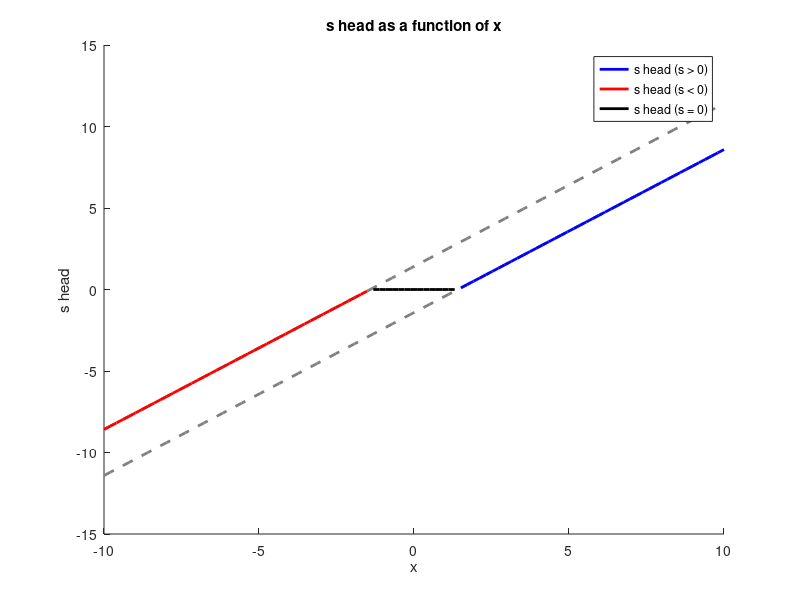

Write MATLAB code to recreate this figure. (Note: this script raises an error after producing the figure.)
clear all
clc
close all
%% 1.3 (ii)
% Plot s head as a function of x
x_all = linspace(-10, 10, 100);
sigma = 1;
s_head_pos = x_all - sqrt(2)*sigma^2; % when s>0
s_head_neg = x_all + sqrt(2)*sigma^2; % when s<0

% plot
figure;
hold on;
% s_head when s>0, blue
plot(x_all, s_head_pos, '--','color' , ones(1,3)*.5, 'LineWidth', 2,'HandleVisibility', 'off');
plot(x_all(s_head_pos>0), s_head_pos(s_head_pos>0), '-','color' , [0,0,1], 'LineWidth', 2);
% s_head when s<0, red
plot(x_all, s_head_neg, '--','color' , ones(1,3)*.5, 'LineWidth', 2, 'handleVisibility', 'off');
plot(x_all(s_head_neg<0), s_head_neg(s_head_neg<0), '-','color' , [1,0,0], 'LineWidth', 2);
% s_head when s=0, black
ind0 = (x_all<=sqrt(2)*sigma^2) & (x_all>=-sqrt(2)*sigma^2);
plot(x_all(ind0), zeros(size(x_all(ind0))), 'k', 'LineWidth', 2);
xlabel('x');
ylabel('s head');
title('s head as a function of x');
legend('s head (s > 0)', 's head (s < 0)', 's head (s = 0)');
% plot x=0 and y=0 as grey solid lines
yline(0, '-', 'color', ones(1,3)*.3, 'LineWidth', 1, 'HandleVisibility', 'off');
xline(0, '-', 'color', ones(1,3)*.3, 'LineWidth', 1, 'HandleVisibility', 'off');
grid on;
hold off;
